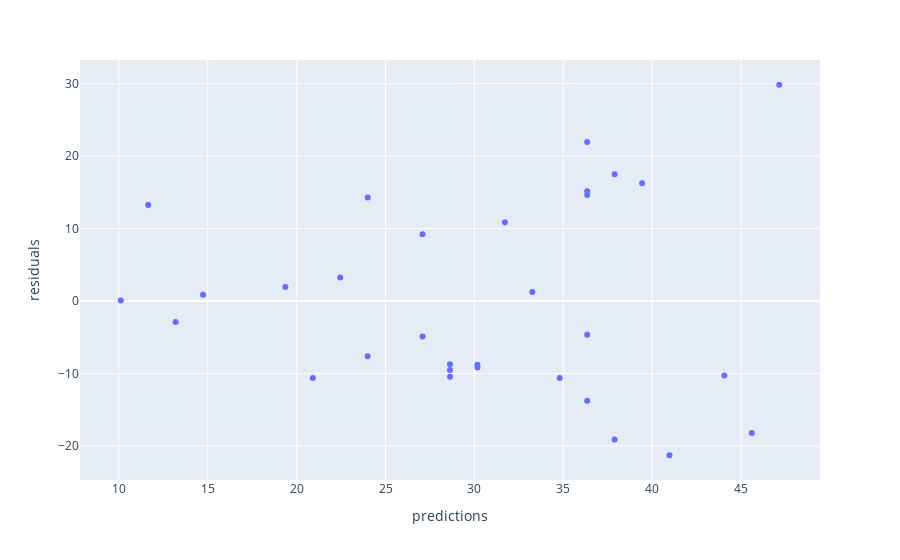

The notebook cell this image was saved under:
### Markdown cell above
Check constant variance.

### Code cell
px.scatter(pDataframe,x="predictions",y="residuals")

#<xml xmlns="https://developers.google.com/blockly/xml"><variables><variable id="k#w4n=KvP~*sLy*OW|Jl">px</variable><variable id="CudVpfu+F^ruj_:ZU_(,">pDataframe</variable></variables><block type="varDoMethod" id="O07?sQIdula@ap]/9Ogq" x="0" y="0"><mutation items="3"></mutation><field name="VAR" id="k#w4n=KvP~*sLy*OW|Jl">px</field><field name="MEMBER">scatter</field><data>px:scatter</data><value name="ADD0"><block type="variables_get" id="UE)!btph,4mdjsf[F37|"><field name="VAR" id="CudVpfu+F^ruj_:ZU_(,">pDataframe</field></block></value><value name="ADD1"><block type="dummyOutputCodeBlock" id="~L)yq!Jze#v9R[^p;2{O"><field name="CODE">x="predictions"</field></block></value><value name="ADD2"><block type="dummyOutputCodeBlock" id="yu5^$n1zXY3)#RcRx:~;"><field name="CODE">y="residuals"</field></block></value></block></xml>

### Figure 1 — Plotly figure (JSON) as saved in the notebook; plotly's stock layout.template omitted (floating-point values rounded to 4 significant figures)
{"data": [{"hovertemplate": "predictions=%{x}<br>residuals=%{y}<extra></extra>", "legendgroup": "", "marker": {"color": "#636efa", "symbol": "circle"}, "mode": "markers", "name": "", "orientation": "v", "showlegend": false, "type": "scatter", "x": [20.91, 13.19, 10.11, 24.0, 37.89, 40.97, 14.74, 28.63, 36.34, 28.63, 34.8, 30.17, 30.17, 19.37, 28.63, 27.08, 44.06, 45.6, 22.45, 11.65, 33.26, 36.34, 27.08, 24.0, 31.71, 37.89, 39.43, 36.34, 36.34, 36.34, 47.15], "xaxis": "x", "y": [-10.61, -2.894, 0.09258, -7.598, -19.09, -21.27, 0.8625, -10.43, -13.74, -8.728, -10.6, -9.171, -8.771, 1.932, -9.528, -4.884, -10.26, -18.2, 3.246, 13.25, 1.242, -4.644, 9.216, 14.3, 10.89, 17.51, 16.27, 21.96, 15.16, 14.66, 29.85], "yaxis": "y"}], "layout": {"legend": {"tracegroupgap": 0}, "margin": {"t": 60}, "xaxis": {"anchor": "y", "domain": [0, 1], "title": {"text": "predictions"}}, "yaxis": {"anchor": "x", "domain": [0, 1], "title": {"text": "residuals"}}}}
